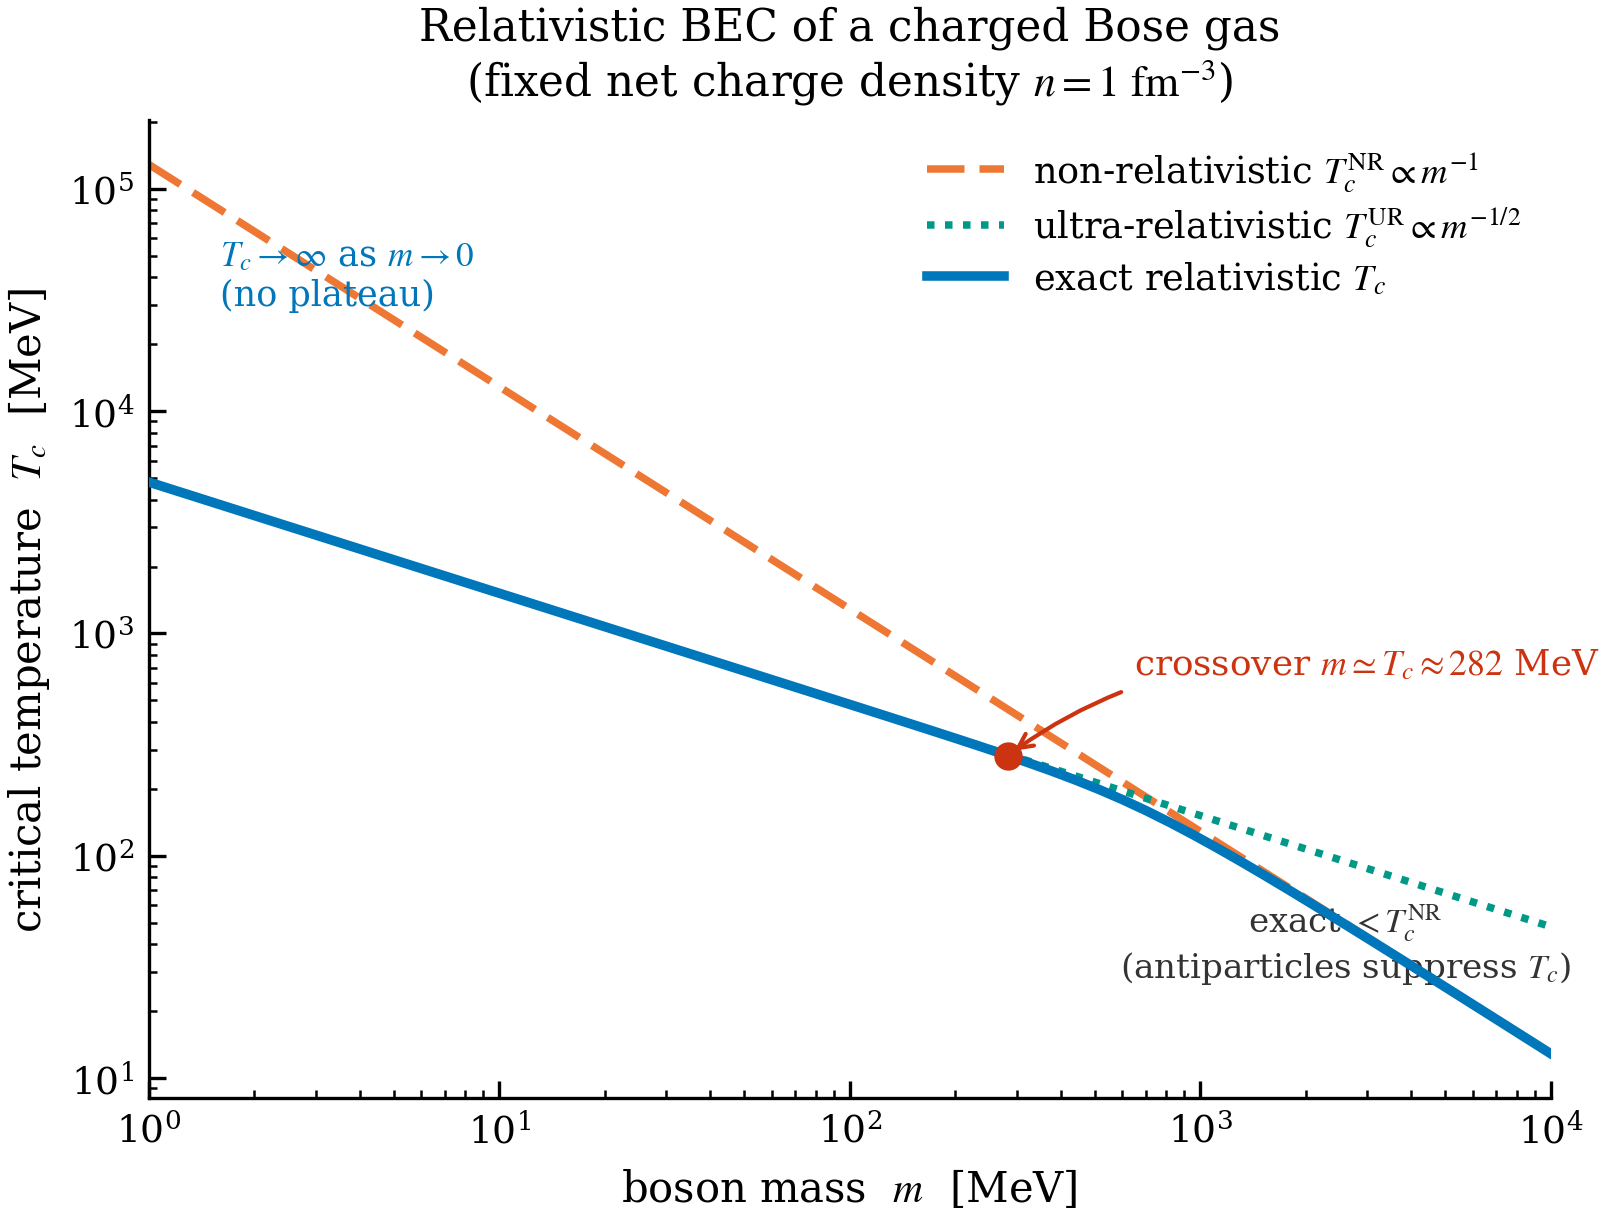

Python code for this plot:
# -*- coding: utf-8 -*-
r"""
fig11_bec_tc.py  ->  figures/fig11_bec_tc.{pdf,png}   (Fig. 11, fig:bec)
========================================================================

WHAT IT SHOWS
-------------
The Bose--Einstein condensation critical temperature T_c of a relativistic ideal
*charged* Bose gas (Haber--Weldon) at fixed **net charge density**
n = n_particles - n_antiparticles = 1 fm^-3, as a function of the boson mass m:

    * exact relativistic curve   T_c(m)          (full Bose integrals, mu_c = m)
    * non-relativistic asymptote T_c^{NR} ~ m^{-1}   (diverges fastest as m->0)
    * ultra-relativistic asymptote T_c^{UR} ~ m^{-1/2}

Log--log axes.  The crossover between the two regimes sits at m ~ T_c
(~ 282 MeV for n = 1 fm^-3), where the exact curve bends from the m^{-1} branch
onto the m^{-1/2} branch.

KEY MESSAGES (caption-relevant)
-------------------------------
  * The exact T_c lies BELOW T_c^{NR} everywhere: relativity + antiparticles
    (pair fluctuations that carry the conserved charge) SUPPRESS T_c.
  * T_c DIVERGES as m -> 0, going like m^{-1/2} (the UR asymptote), NOT to a
    mass-independent plateau.  There is NO "398 MeV plateau": 398 MeV is merely
    the value of the mass-dependent UR formula near the pion mass, not a limit.

PROVENANCE:  COMPUTED.  Arrays are loaded from code/data/bec_tc.npz, produced by
code/calculations/bec_critical_temperature.py (full relativistic Bose integrals,
Brent root-find of the net-charge constraint at mu = m).  If the .npz is absent,
this script runs that calculation first.

CONVENTION
----------
Natural units c = hbar = k_B = 1 (Eq. conv-natural-units); the condensation
threshold is the relativistic value mu_c = m (Sec. quantum), not the
non-relativistic mu_c = 0.  Masses and temperatures are shown in MeV
(1 GeV = 1000 MeV); the charge density is quoted in fm^-3.
"""

from __future__ import annotations

import os
import subprocess
import sys

import numpy as np

HERE = os.path.dirname(os.path.abspath(__file__))
CODE_DIR = os.path.dirname(HERE)
if CODE_DIR not in sys.path:
    sys.path.insert(0, CODE_DIR)

import _common as C  # noqa: E402

DATA = os.path.join(CODE_DIR, "data", "bec_tc.npz")
CALC = os.path.join(CODE_DIR, "calculations", "bec_critical_temperature.py")


def load_data():
    """Load bec_tc.npz, regenerating it from the calculation if necessary."""
    if not os.path.exists(DATA):
        print("bec_tc.npz not found -- running the calculation first ...")
        subprocess.run([sys.executable, CALC], cwd=CODE_DIR, check=True)
    d = np.load(DATA)
    return d


def make_figure():
    plt = C.apply_style()
    d = load_data()

    m = d["m_grid_GeV"]           # GeV
    Tc = d["Tc_exact_GeV"]        # GeV
    Tnr = d["Tc_NR_GeV"]
    Tur = d["Tc_UR_GeV"]
    n_fm3 = float(d["n_fm3"])

    # to MeV for display
    m_MeV = m * 1e3
    Tc_MeV, Tnr_MeV, Tur_MeV = Tc * 1e3, Tnr * 1e3, Tur * 1e3

    # crossover mass where m = T_c(m) (log-interpolate)
    f = np.log(Tc) - np.log(m)            # = 0 at crossover
    s = np.where(np.diff(np.sign(f)))[0]
    if len(s):
        i = s[0]
        w = f[i] / (f[i] - f[i + 1])
        m_cross_MeV = np.exp(np.log(m_MeV[i]) + w * (np.log(m_MeV[i + 1]) -
                                                     np.log(m_MeV[i])))
        Tc_cross_MeV = m_cross_MeV        # by definition m = T_c there
    else:
        m_cross_MeV = Tc_cross_MeV = np.nan

    # --- run-time verification ---------------------------------------------
    print("=" * 70)
    print("fig11_bec_tc: relativistic charged-Bose T_c(m), n = %g fm^-3" % n_fm3)
    print("=" * 70)
    print("  exact T_c <= T_c^NR everywhere: %s (max T_c/T_NR = %.4f)"
          % (bool(np.all(Tc <= Tnr * (1 + 1e-9))), (Tc / Tnr).max()))
    print("  m -> 0 edge: m=%.2f MeV  T_c=%.1f MeV  T_c*sqrt(m)=%.4f (UR const=%.4f)"
          % (m_MeV[0], Tc_MeV[0], Tc[0] * np.sqrt(m[0]),
             np.sqrt(3.0 * float(d["n_GeV3"]) / float(d["g"]))))
    print("  crossover m = T_c at m ~ %.1f MeV (T_c ~ %.1f MeV)"
          % (m_cross_MeV, Tc_cross_MeV))
    print("-" * 70)

    fig, ax = plt.subplots(figsize=(5.4, 4.1))

    ax.plot(m_MeV, Tnr_MeV, color="#EE7733", lw=1.8, ls=(0, (5, 2)),
            label=r"non-relativistic $T_c^{\mathrm{NR}}\propto m^{-1}$")
    ax.plot(m_MeV, Tur_MeV, color="#009988", lw=1.8, ls=(0, (1, 1.4)),
            label=r"ultra-relativistic $T_c^{\mathrm{UR}}\propto m^{-1/2}$")
    ax.plot(m_MeV, Tc_MeV, color="#0077BB", lw=2.3, zorder=4,
            label=r"exact relativistic $T_c$")

    # crossover marker
    if np.isfinite(m_cross_MeV):
        ax.plot([m_cross_MeV], [Tc_cross_MeV], "o", color="#CC3311",
                ms=6, zorder=6)
        ax.annotate(r"crossover $m\simeq T_c\approx%.0f$ MeV" % m_cross_MeV,
                    xy=(m_cross_MeV, Tc_cross_MeV),
                    xytext=(m_cross_MeV * 2.3, Tc_cross_MeV * 2.6),
                    fontsize=8.6, color="#CC3311", ha="left", va="center",
                    arrowprops=dict(arrowstyle="->", color="#CC3311", lw=1.0,
                                    connectionstyle="arc3,rad=0.2"))

    ax.set_xscale("log")
    ax.set_yscale("log")
    ax.set_xlabel(r"boson mass  $m$  [MeV]")
    ax.set_ylabel(r"critical temperature  $T_c$  [MeV]")
    ax.set_title(r"Relativistic BEC of a charged Bose gas"
                 "\n" r"(fixed net charge density $n=%g\ \mathrm{fm}^{-3}$)"
                 % n_fm3, fontsize=10.5)

    ax.set_xlim(m_MeV.min(), m_MeV.max())
    ax.legend(loc="upper right", fontsize=8.8, handlelength=2.1)

    # annotate the two divergence rates and the suppression
    ax.text(1.6, 6.0e4, r"$T_c\to\infty$ as $m\to0$" "\n" r"(no plateau)",
            fontsize=8.4, color="#0077BB", ha="left", va="top")
    ax.text(2.6e3, 40.0, r"exact $<T_c^{\mathrm{NR}}$" "\n"
            r"(antiparticles suppress $T_c$)",
            fontsize=8.2, color="#333333", ha="center", va="center")

    paths = C.savefig_dual(fig, "fig11_bec_tc")
    print("  wrote:")
    for p in paths:
        print("    " + p)
    return paths


if __name__ == "__main__":
    make_figure()
